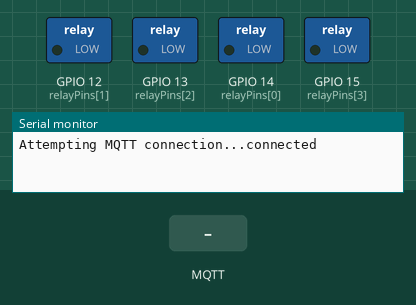
The sketch below on a simulated ESP8266 (NodeMCU). Shown: switched loads named in the sketch (green lamp = pin HIGH), the last lines printed to the serial monitor. The test bench sets the inputs (shaded band). No MQTT or app messages arrive unless stated.

Above: at 1.2 s.
1.3 s: MQTT message "1" arrives on the first subscribed topic
At 2.4 s:
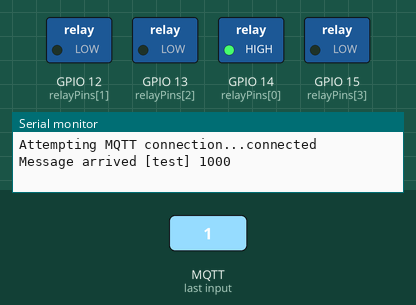
2.8 s: MQTT message "0" arrives on the first subscribed topic
At 3.5 s:
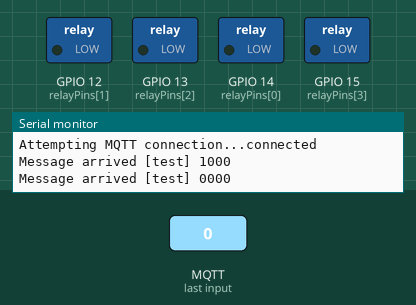
Timing chart, 0 to 5.8 s (numbered marks = the images above; inputs shaded):
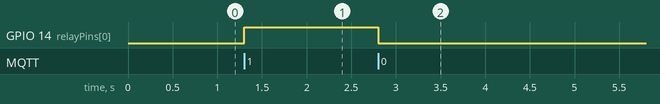

The sketch:

actuation.ino
```cpp
#include "PubSubClient.h"
#include "ESP8266WiFi.h"

#define relay_count 4

// WiFi
const char* ssid = "PSK-JioFiber_4G";
const char* wifi_password = "19752001";

const char* mqtt_server = "192.168.29.208";  // IP of the MQTT broker
const char* mqtt_username = "shanki"; // MQTT username
const char* mqtt_password = "sscpsk5$5$5$"; // MQTT password
const char* clientID = "client_livingroom"; // MQTT client ID

WiFiClient wifiClient;


int master_state[relay_count] = {0,0,0,0};
int cloud_state[relay_count] = {0,0,0,0};

int masterButtonPins[relay_count] = {5,4,0,2};
int relayPins[relay_count] = {14,12,13,15};

void callback(char* topic, byte* payload, unsigned int length) {
  Serial.print("Message arrived [");
  Serial.print(topic);
  Serial.print("] ");
  for (int i=0;i<relay_count;i++) {
    int receivedBit = payload[i];
//    Serial.print(receivedBit);
    if(receivedBit == '1')
      cloud_state[i] = 1;
    else
      cloud_state[i] = 0;
    Serial.print(cloud_state[i]);
  }
  Serial.println();

}

PubSubClient client(wifiClient);

void actuate(){
  for(int i=0; i<relay_count;i++){
    digitalWrite(relayPins[i],cloud_state[i]);
  }
}

void readbutton(){

  for (int i=0;i<relay_count;i++){
    if(digitalRead(masterButtonPins[i]))
      cloud_state[i] = !cloud_state[i];
  }
}

// void calculate(unsigned int length, int *physical, int *logical){
//   int finalvals[length];
//   for(int k=0;k<length;k++){
//     finalvals[k] = physical[k]&logical[k];
//   }
// }
//
void reconnect() {
 // Loop until we're reconnected
 while (!client.connected()) {
 Serial.print("Attempting MQTT connection...");
 // Attempt to connect
 if (client.connect("Client")) {
  Serial.println("connected");
  // ... and subscribe to topic
  client.subscribe("test");             // led is the topic which we are going to add in rapberry pi
 } else {
  Serial.print("failed, rc=");
  Serial.print(client.state());
  Serial.println(" try again in 5 seconds");
  // Wait 5 seconds before retrying
  delay(5000);
  }
 }
}

void setup()
{
 Serial.begin(9600);
 client.setServer(mqtt_server, 1883);
 client.setCallback(callback);

//  for(int i=0; i<relay_count;i++){
//  pinMode(masterButtonPins[i],INPUT);
//
//  }

 for(int i=0; i<relay_count;i++){
  pinMode(relayPins[i],OUTPUT);

  }

//digitalWrite(14,LOW);
//delay(5000);
//digitalWrite(14,HIGH);

}


void loop()
{
// Serial.println(cloud_state[0]);
 if (!client.connected()) {
  reconnect();
 }
 client.loop();
 actuate();


}
```

Measured:
- after the input at 1.3 s, GPIO 14 (relayPins[0]): LOW → HIGH at once
- after the input at 2.8 s, GPIO 14 (relayPins[0]): HIGH → LOW at once
